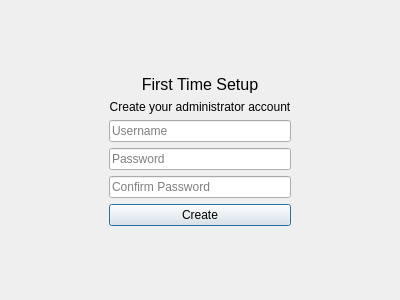
<?xml version="1.0" encoding="UTF-8"?>
<ui version="4.0">
 <class>SetupWindow</class>
 <widget class="QDialog" name="SetupWindow">
  <property name="geometry">
   <rect>
    <x>0</x>
    <y>0</y>
    <width>400</width>
    <height>300</height>
   </rect>
  </property>
  <property name="windowTitle">
   <string>Form</string>
  </property>
  <layout class="QHBoxLayout" name="horizontalLayout">
   <item alignment="Qt::AlignHCenter|Qt::AlignVCenter">
    <widget class="QWidget" name="" native="true">
     <layout class="QVBoxLayout" name="verticalLayout">
      <item>
       <widget class="QLabel" name="title">
        <property name="minimumSize">
         <size>
          <width>0</width>
          <height>20</height>
         </size>
        </property>
        <property name="font">
         <font>
          <pointsize>12</pointsize>
         </font>
        </property>
        <property name="text">
         <string>First Time Setup</string>
        </property>
        <property name="alignment">
         <set>Qt::AlignCenter</set>
        </property>
        <property name="margin">
         <number>-5</number>
        </property>
       </widget>
      </item>
      <item>
       <widget class="QLabel" name="subscript">
        <property name="text">
         <string>Create your administrator account</string>
        </property>
        <property name="alignment">
         <set>Qt::AlignCenter</set>
        </property>
       </widget>
      </item>
      <item>
       <widget class="QLineEdit" name="usernameLineEdit">
        <property name="placeholderText">
         <string>Username</string>
        </property>
       </widget>
      </item>
      <item>
       <widget class="QLineEdit" name="passwordLineEdit">
        <property name="echoMode">
         <enum>QLineEdit::Password</enum>
        </property>
        <property name="placeholderText">
         <string>Password</string>
        </property>
       </widget>
      </item>
      <item>
       <widget class="QLineEdit" name="confirmPasswordLineEdit">
        <property name="echoMode">
         <enum>QLineEdit::Password</enum>
        </property>
        <property name="placeholderText">
         <string>Confirm Password</string>
        </property>
       </widget>
      </item>
      <item>
       <widget class="QPushButton" name="createButton">
        <property name="text">
         <string>Create</string>
        </property>
       </widget>
      </item>
     </layout>
    </widget>
   </item>
  </layout>
 </widget>
 <resources/>
 <connections/>
</ui>
